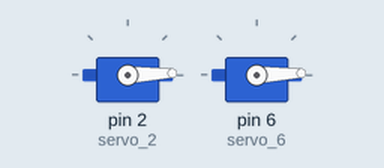
This sketch was run on a simulated Arduino Uno, built with avr-gcc and run on an emulated ATmega328P. On the bench: 2 × servo.

Above: at 0.05 s.
At 1.15 s:
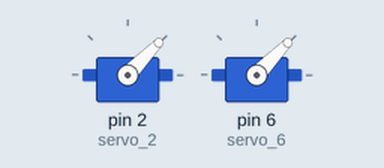
At 2.25 s:
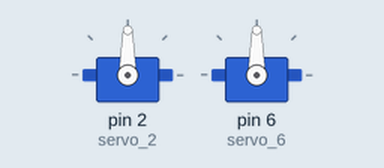
At 4.5 s:
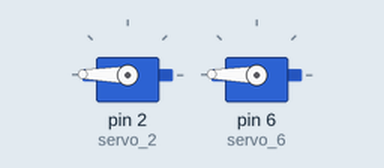
Timing chart, 0 to 5.9 s (numbered marks = the images above):
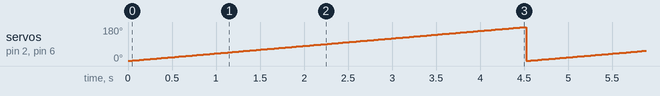

Measured:
- by itself, servo on pin 2 (servo_2), servo on pin 6 (servo_6): ramps from 1° to 180° and jumps back, once every 4.5 s

The sketch:

ingenious_waasa1.ino
```cpp
#include <Servo.h>

int position = 0;

int i = 0;

Servo servo_2;

Servo servo_6;

void setup()
{
  servo_2.attach(2);

  servo_6.attach(6);

}

void loop()
{
  for (position = 1; position <= 180; position += 1) {
    servo_2.write(position);
    servo_6.write(position);
    delay(25); // Wait for 25 millisecond(s)
  }
  for (position = 180; position <= 0; position += 1) {
    servo_2.write(position);
    servo_6.write(position);
    delay(25); // Wait for 25 millisecond(s)
  }
}
```
